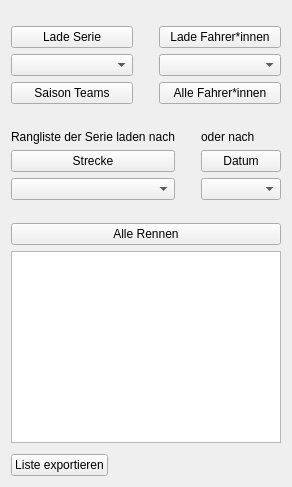
  <widget class="QWidget" name="ranglisten">
   <attribute name="title">
    <string>Ranglisten</string>
   </attribute>
   <layout class="QVBoxLayout" name="verticalLayout_7">
    <item>
     <spacer name="oben_serie">
      <property name="orientation">
       <enum>Qt::Vertical</enum>
      </property>
      <property name="sizeType">
       <enum>QSizePolicy::Minimum</enum>
      </property>
      <property name="sizeHint" stdset="0">
       <size>
        <width>20</width>
        <height>15</height>
       </size>
      </property>
     </spacer>
    </item>
    <item>
     <layout class="QHBoxLayout" name="horizontalLayout1">
      <item>
       <layout class="QVBoxLayout" name="layout_v_serie">
        <item>
         <widget class="QPushButton" name="serie_btn">
          <property name="text">
           <string>Lade Serie</string>
          </property>
         </widget>
        </item>
        <item>
         <widget class="QComboBox" name="serie_cbb"/>
        </item>
        <item>
         <widget class="QPushButton" name="teams_btn">
          <property name="text">
           <string>Saison Teams</string>
          </property>
         </widget>
        </item>
       </layout>
      </item>
      <item>
       <spacer name="driver_serie">
        <property name="orientation">
         <enum>Qt::Horizontal</enum>
        </property>
        <property name="sizeType">
         <enum>QSizePolicy::Maximum</enum>
        </property>
        <property name="sizeHint" stdset="0">
         <size>
          <width>20</width>
          <height>10</height>
         </size>
        </property>
       </spacer>
      </item>
      <item>
       <layout class="QVBoxLayout" name="layout_v_driver">
        <item>
         <widget class="QPushButton" name="name_btn">
          <property name="text">
           <string>Lade Fahrer*innen</string>
          </property>
         </widget>
        </item>
        <item>
         <widget class="QComboBox" name="name_cbb"/>
        </item>
        <item>
         <widget class="QPushButton" name="all_drivers_btn">
          <property name="text">
           <string>Alle Fahrer*innen</string>
          </property>
         </widget>
        </item>
       </layout>
      </item>
     </layout>
    </item>
    <item>
     <spacer name="serie_strecke">
      <property name="orientation">
       <enum>Qt::Vertical</enum>
      </property>
      <property name="sizeType">
       <enum>QSizePolicy::Minimum</enum>
      </property>
      <property name="sizeHint" stdset="0">
       <size>
        <width>20</width>
        <height>20</height>
       </size>
      </property>
     </spacer>
    </item>
    <item>
     <layout class="QHBoxLayout" name="horizontalLayout2">
      <item>
       <layout class="QVBoxLayout" name="layout_v_strecke">
        <item>
         <widget class="QLabel" name="titel_strecke">
          <property name="text">
           <string>Rangliste der Serie laden nach</string>
          </property>
         </widget>
        </item>
        <item>
         <widget class="QPushButton" name="track_btn">
          <property name="text">
           <string>Strecke</string>
          </property>
         </widget>
        </item>
        <item>
         <widget class="QComboBox" name="track_cbb">
          <property name="enabled">
           <bool>true</bool>
          </property>
         </widget>
        </item>
       </layout>
      </item>
      <item>
       <spacer name="strecke_datum">
        <property name="orientation">
         <enum>Qt::Horizontal</enum>
        </property>
        <property name="sizeType">
         <enum>QSizePolicy::Maximum</enum>
        </property>
        <property name="sizeHint" stdset="0">
         <size>
          <width>20</width>
          <height>10</height>
         </size>
        </property>
       </spacer>
      </item>
      <item>
       <layout class="QVBoxLayout" name="layout_v_datum">
        <item>
         <widget class="QLabel" name="titel_datum">
          <property name="text">
           <string>oder nach</string>
          </property>
         </widget>
        </item>
        <item>
         <widget class="QPushButton" name="datum_btn">
          <property name="text">
           <string>Datum</string>
          </property>
         </widget>
        </item>
        <item>
         <widget class="QComboBox" name="datum_cbb"/>
        </item>
       </layout>
      </item>
     </layout>
    </item>
    <item>
     <spacer name="strecke_allerennen">
      <property name="orientation">
       <enum>Qt::Vertical</enum>
      </property>
      <property name="sizeType">
       <enum>QSizePolicy::Minimum</enum>
      </property>
      <property name="sizeHint" stdset="0">
       <size>
        <width>17</width>
        <height>17</height>
       </size>
      </property>
     </spacer>
    </item>
    <item>
     <widget class="QPushButton" name="all_races_btn">
      <property name="text">
       <string>Alle Rennen</string>
      </property>
     </widget>
    </item>
    <item>
     <layout class="QVBoxLayout" name="layout_v_alle_rennen"/>
    </item>
    <item>
     <widget class="QTableView" name="table"/>
    </item>
    <item>
     <spacer name="table_export">
      <property name="orientation">
       <enum>Qt::Vertical</enum>
      </property>
      <property name="sizeType">
       <enum>QSizePolicy::Minimum</enum>
      </property>
      <property name="sizeHint" stdset="0">
       <size>
        <width>20</width>
        <height>5</height>
       </size>
      </property>
     </spacer>
    </item>
    <item>
     <layout class="QHBoxLayout" name="layout_h_exportieren">
      <item>
       <widget class="QPushButton" name="export_btn">
        <property name="text">
         <string>Liste exportieren</string>
        </property>
       </widget>
      </item>
      <item>
       <spacer name="export_2">
        <property name="orientation">
         <enum>Qt::Horizontal</enum>
        </property>
        <property name="sizeHint" stdset="0">
         <size>
          <width>40</width>
          <height>20</height>
         </size>
        </property>
       </spacer>
      </item>
     </layout>
    </item>
   </layout>
  </widget>
